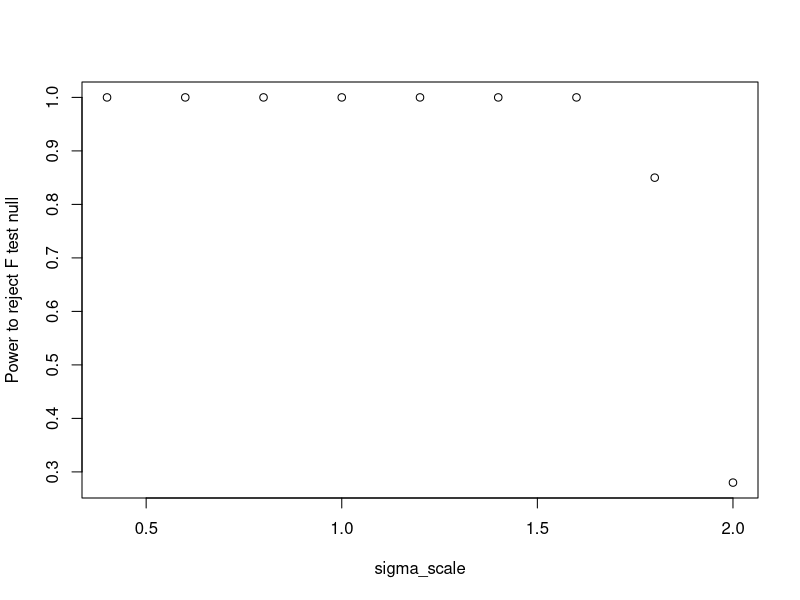
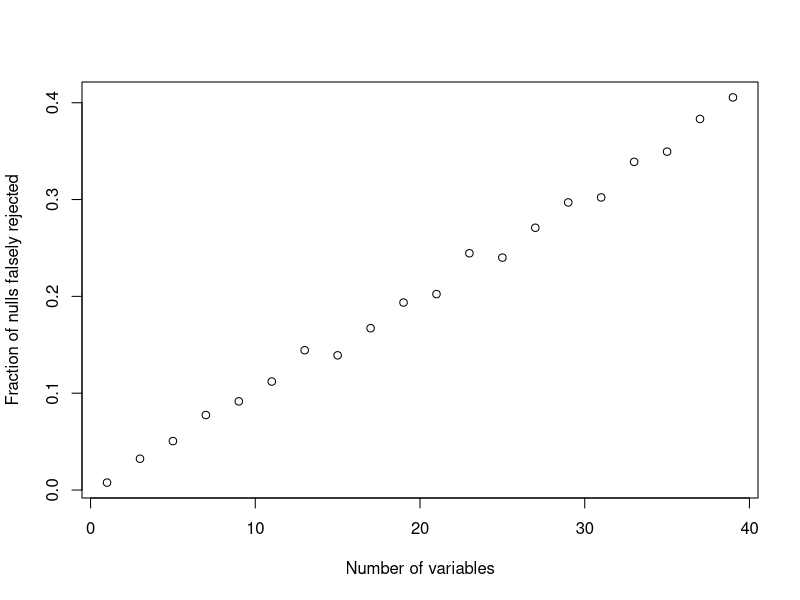
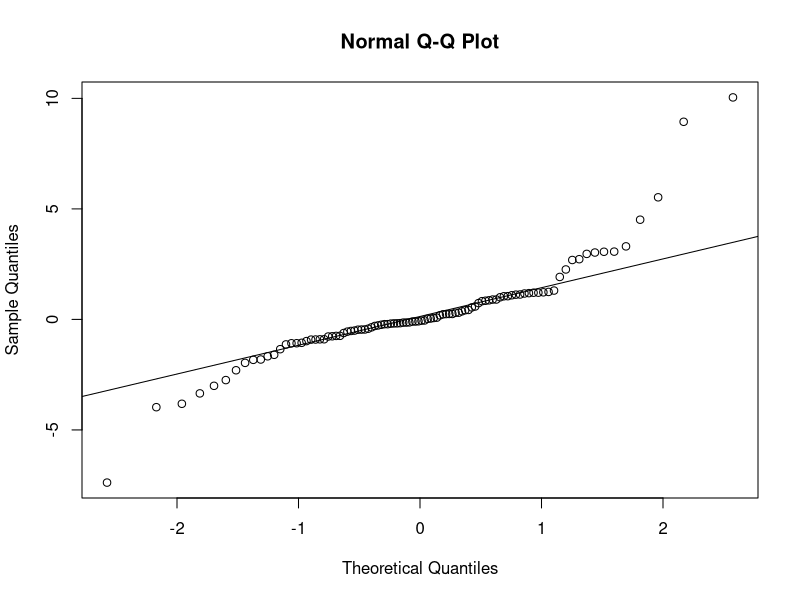
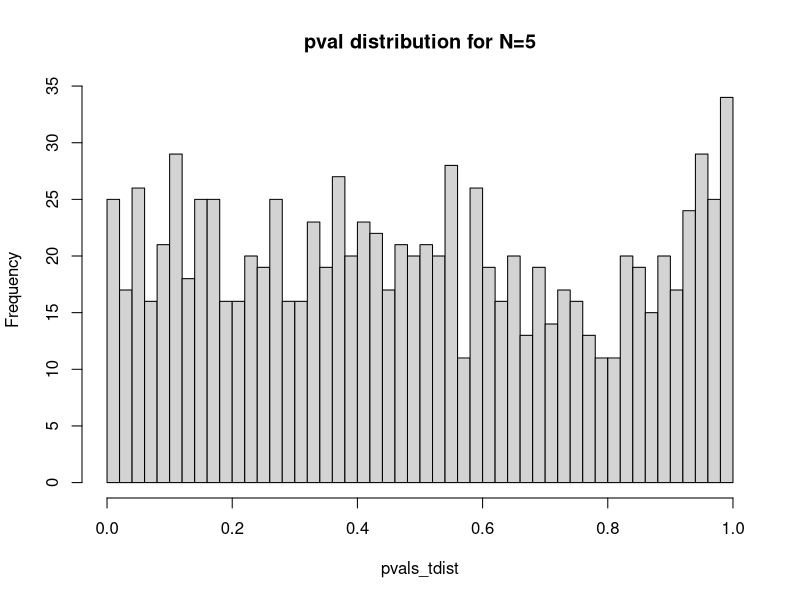
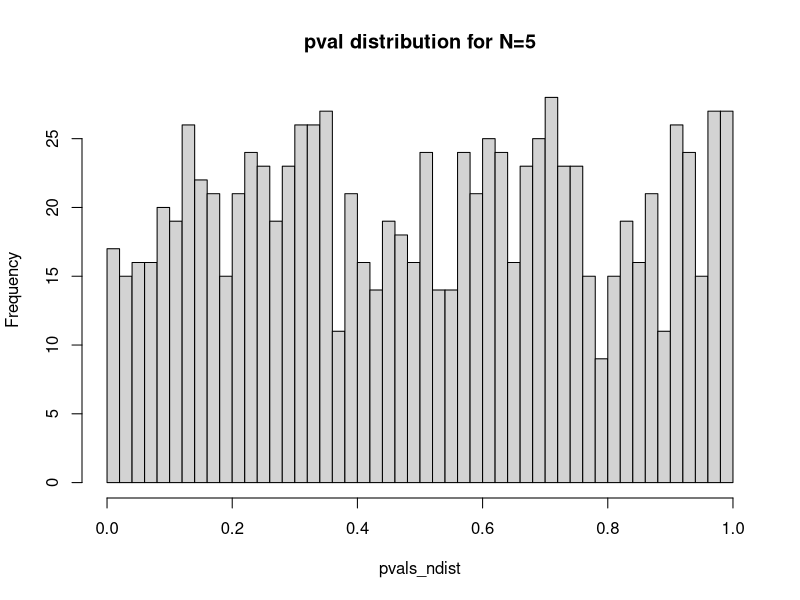
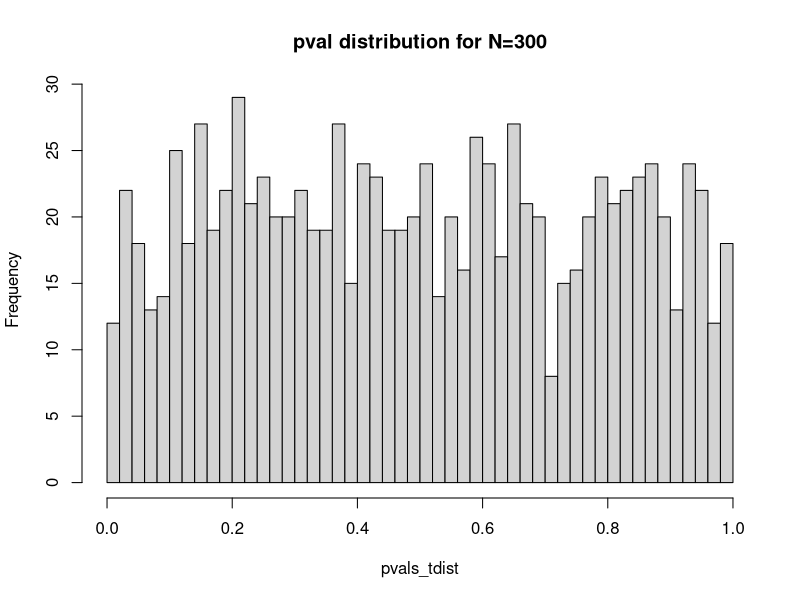
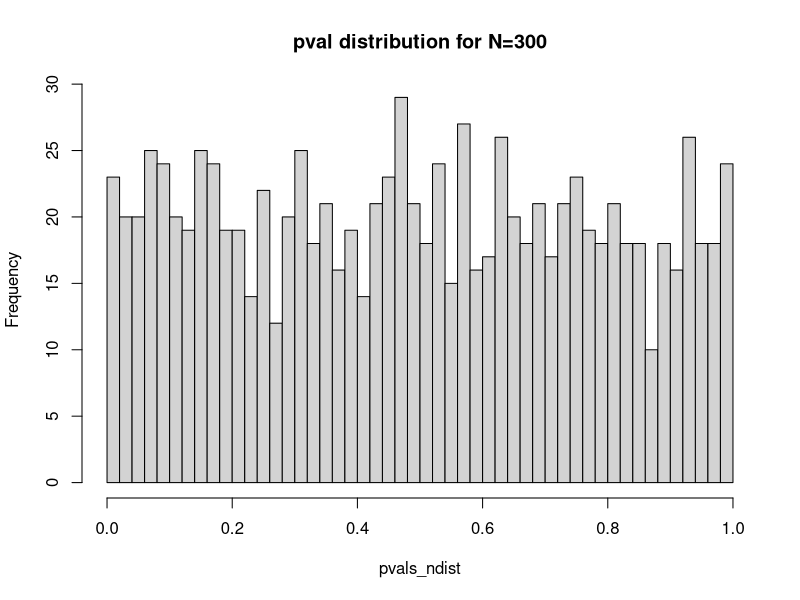

Source code (R) for these figures, in order: (Note: a time limit stopped this script after it produced the figures.)
## ---- chunk 1
knitr::opts_chunk$set(echo = TRUE)
## ---- chunk 2
# Generate random X with N rows and p columns.
generate_X <- function(N, p) {
  X <- matrix(runif(N * p), nrow=N)

  return(as.data.frame(X))
}
## ---- chunk 3
c
generate_error <- function(X, sigma) {
  return(sigma * rnorm(nrow(X)))
}

# Generate Y using X, beta, and the error.
generate_Y <- function(X, beta, sigma) {
  return(as.matrix(X) %*% beta + generate_error(X, sigma))
}
## ---- chunk 4
# Return the p value for the F test of a linear model.
f_p_value <- function(fit) {
  fstat <- summary(fit)$fstatistic
  
  pf(fstat["value"], fstat["numdf"], fstat["dendf"], lower.tail=FALSE)
}

# Return the R^2 for a linear model fit.
r_squared <- function(fit) {
  summary(fit)$r.squared
}
## ---- chunk 5
beta <- c(-0.2, 0, -0.8)
sigma <- 0.5 # scale teh normal distribution

# What sample sizes should we try?
#sample_sizes <- 10:100
beta_scale <- seq(0.4, 2, by=0.2)
sigma_scale <- seq(0.4, 2, by=0.2)

# For each sample size, what fraction of the tests were significant?
num_significant <- numeric(length(beta_scale))

# How many times should we try at each sample size?
num_trials <- 100
N <- 50

for (jj in seq_along(sigma_scale)) {
 # beta <- beta*beta_scale[jj]/1.0
  sigma <- sigma*sigma_scale[jj]
  
  for (ii in 1:num_trials) {
    X <- generate_X(N, length(beta))
    Y <- generate_Y(X, beta, sigma)
  
    fit <- lm(Y ~ ., data=X) # . means "all columns"
    
    if (f_p_value(fit) <= 0.05) {
      num_significant[jj] <- num_significant[jj] + 1
    }
  }
}

plot(sigma_scale, num_significant / num_trials,
     xlab="sigma_scale", ylab="Power to reject F test null")
## ---- chunk 6
sigma <- 0.5

# Sample size to try -- needs to be bigger than the number of variables
N <- 100

# How many variables to use in our model
num_variables <- seq(1, 40, by=2)

# For each number of variables, what fraction of the tests were significant?
num_significant <- numeric(length(num_variables))

# How many times should we try?
num_trials <- 50

# what is r squared?
rsq <- numeric(length(num_variables))

for (jj in seq_along(num_variables)) {
  p <- num_variables[jj]

  for (ii in 1:num_trials) {
    X <- generate_X(N, p)
    
    # Don't bother using generate_Y, because beta is 0. It would just do a matrix
    # multiplication with 0 for no purpose.
    Y <- generate_error(X, sigma)
    
    fit <- lm(Y ~ ., data=X)
    # stepwise regression 
    #step_fit <- step(fit, trace=0) # do stepwise regression
    
    # calculate r squared
    rsq[jj] <- rsq[jj]+ summary(fit)$r.squared
    
    #if (length(coef(step_fit)) > 1 && f_p_value(step_fit) <= 0.05) {
    # if (length(coef(fit)) > 1 && f_p_value(fit) <= 0.05) {
    #   num_significant[jj] <- num_significant[jj] + 1
    # }
  }
}

rsq <- rsq/num_trials # take the average of all the r squareds
plot(num_variables,rsq,  #num_significant / num_trials,
     xlab="Number of variables", ylab="Fraction of nulls falsely rejected")
## ---- chunk 7
# Generate errors for all X. The errors are t-distributed with 2 degrees of freedom.
generate_error_t <- function(X, sigma) {
  return(sigma * rt(nrow(X), df=2)) # rt generates random deviates.
}
## ---- chunk 8
data <- rt(100, df=2)
qqnorm(data)
qqline(data)
## ---- chunk 9
sigma <- 0.5

# How many variables to use in our model
p <- 3
N <- c(5, 300) # try a large N and small N

# How many times should we try?
num_trials <- 1000

for (jj in N) {
  X <- generate_X(jj, p)
  pvals_tdist <- numeric(length(num_trials))
  pvals_ndist <- numeric(length(num_trials))
  for (ii in 1:num_trials) {
    # https://stats.stackexchange.com/questions/117626/how-can-i-work-out-the-standard-deviation-of-a-t-distribution
    Y_tdist <- generate_error_t(X, sigma)*(jj-3)/(jj-1)
    #Y_tdist <- Y_tdist/max(Y_tdist) #scale t distribution so it has the same standard deviation
    Y_ndist <- generate_error(X, sigma)
    fit_t <- lm(Y_tdist ~ ., data=X)
    fit_n <- lm(Y_ndist ~ ., data=X)
    
    pvals_tdist[ii] <- f_p_value(fit_t)
    pvals_ndist[ii] <- f_p_value(fit_n)
  }
  # now make a plot of the pvals.
  hist(pvals_tdist, breaks=50,
       main = paste0("pval distribution for N=", jj))
  hist(pvals_ndist, breaks=50,
       main = paste0("pval distribution for N=", jj))
 # title(main = paste0("pval distribution for N=", jj))
}
## ---- chunk 10
sigma <- 0.5

# How many variables to use in our model
p <- 3
N <- seq(p, 500, by=5) # Sample size

# For each number of variables, what fraction of the tests were significant?
p_ndist <- numeric(length(N))
p_tdist <- numeric(length(N))

num_trials <- 1000

for (jj in 1:length(N)) {
  n <- N[jj]
  # get the average F-test p-value for a dataset with this n
  plist_n <- numeric(length(num_trials))
  plist_t <- numeric(length(num_trials))
  for (ii in 1:num_trials) {
    X <- generate_X(n, p)
    
    Y_tdist <- generate_error_t(X, sigma)*(n-3)/(n-1)
    Y_ndist <- generate_error(X, sigma)
    
    fit_t <- lm(Y_tdist ~ ., data=X)
    fit_n <- lm(Y_ndist ~ ., data=X)
    
    plist_n[ii] <- f_p_value(fit_n)
    plist_t[ii] <- f_p_value(fit_t)
  }
  
  p_ndist[jj] <- length(plist_n[plist_n < 0.05])
  p_tdist[jj]<- length(plist_t[plist_t < 0.05])
}

# Do you observe any differences in the behavior of the hypothesis test?
     #xlab="N", ylab="Density")

# What do the effects of non-normality appear to be on the F test?
plot(N[2:100],p_ndist[2:100]/num_trials,
     xlab="Sample size", ylab="Fractions of null falsely rejected", 
     main = " f test pvalues")
points(N[2:100], p_tdist[2:100]/num_trials, col = "red")
legend("right",c("normal", "t"), col = par("black", "red"))
# 
#      xlab="Sample size", ylab="Average f-test pvalue",
#      main ="t-distribution f test pvalues"
# legend = c("bottomleft", legend= c("tdist", "ndist"))
